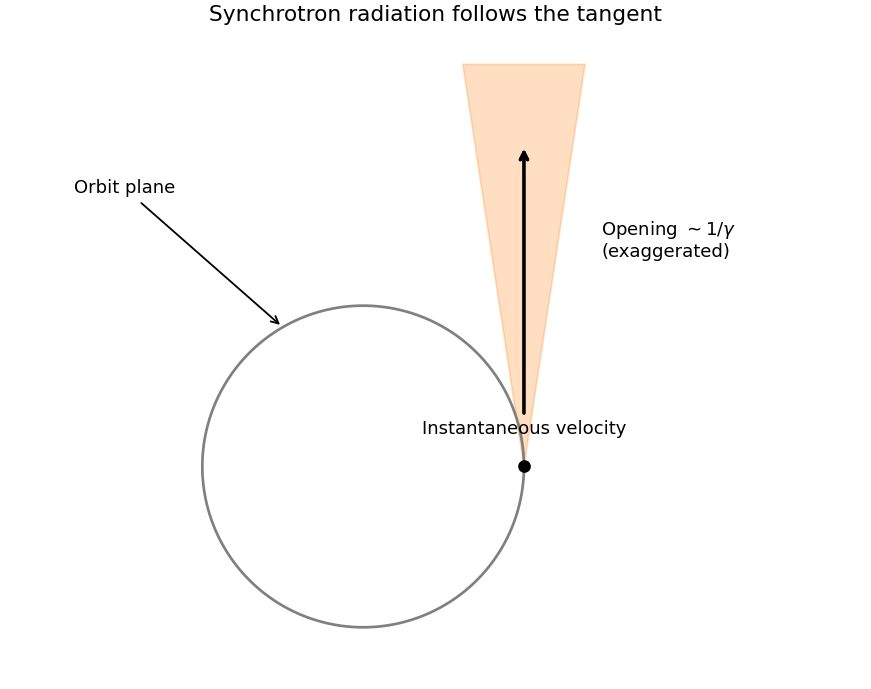

Source code (Python):
"""Instantaneous beaming schematic; angular opening deliberately enlarged."""
from pathlib import Path
import matplotlib.pyplot as plt
import numpy as np


def main():
    theta = np.linspace(0, 2*np.pi, 500)
    fig, ax = plt.subplots(figsize=(6.7, 5.3), layout="constrained")
    ax.plot(np.cos(theta), np.sin(theta), color="0.5")
    ax.plot(1, 0, "o", color="black")
    ax.fill([1, .62, 1.38], [0, 2.5, 2.5], color="tab:orange", alpha=.25)
    ax.annotate("Instantaneous velocity", xy=(1, 2), xytext=(1, .2), arrowprops={"arrowstyle":"->", "lw":2}, ha="center")
    ax.text(1.48, 1.3, r"Opening $\sim1/\gamma$"+"\n(exaggerated)")
    ax.annotate("Orbit plane", xy=(-.5, .866), xytext=(-1.8, 1.7), arrowprops={"arrowstyle":"->"})
    ax.set(xlim=(-2, 2.9), ylim=(-1.35, 2.7), aspect="equal", title="Synchrotron radiation follows the tangent")
    ax.set_axis_off()
    fig.savefig(Path(__file__).with_suffix(".png").name, dpi=130, facecolor="white")
    plt.close(fig)


if __name__ == "__main__":
    main()
